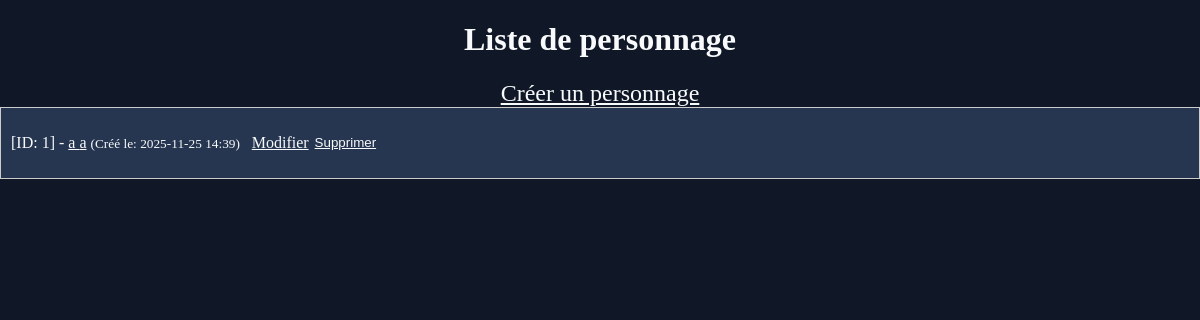
The app's page /, older data.
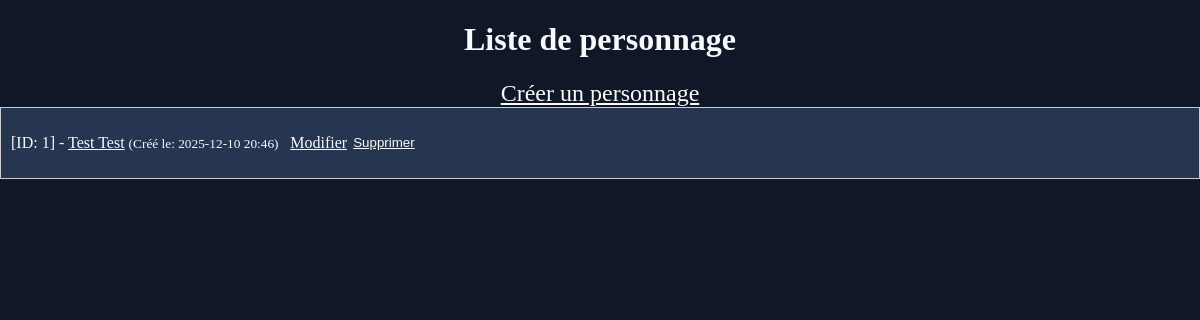
The same page, newer data.
### app.py (models this page shows, shortened)
class Character(db.Model):
    id = db.Column(db.Integer, primary_key=True)
    last_name = db.Column(db.String(200), nullable=False, default='Doe')
    name = db.Column(db.String(200), nullable=False, default='John')
    age = db.Column(db.Integer, nullable=False, default=20)
    race = db.Column(db.String(200), nullable=False, default='Humain')
    social_class = db.Column(db.String(200), nullable=False, default='Plébien')
    talent = db.Column(db.String(200), nullable=False, default='Aucun')
    adventurer_rank = db.Column(db.String(200), nullable=False, default='Aucun')
    strength = db.Column(db.String(200), nullable=False, default='E')
    speed = db.Column(db.String(200), nullable=False, default='E')
    resistance = db.Column(db.String(200), nullable=False, default='E')
    sword_style = db.Column(db.String(200), nullable=False, default='Aucun')
    smith_rank = db.Column(db.String(200), nullable=False, default='/')
    alchemy_rank = db.Column(db.String(200), nullable=False, default='/')
    mana_reserve = db.Column(db.String(200), nullable=False, default='Très faible')
    mana_zone = db.Column(db.String(200), nullable=False, default='/')
    magic_mastery = db.Column(db.String(2000), nullable=False, default='/')
    date_created = db.Column(db.DateTime, default=datetime.utcnow)
    skills = db.relationship('Skill', backref='owner', lazy='dynamic', cascade="all, delete-orphan")
    items = db.relationship('Item', backref='owner', lazy='dynamic', cascade="all, delete-orphan")

### app.py (the view)
@app.route("/", methods=["GET"])
def index():
    characters = Character.query.order_by(Character.date_created.desc()).all()
    return render_template("index.html", characters = characters)

### templates/index.html (shortened to what this page needs)
<!DOCTYPE html>
<html lang="fr">
<head>
    <link rel="stylesheet" href="{{ url_for('static', filename='css/style.css') }}">
</head>
<body>
    <h1 class="title">Liste de personnage</h1>
    <a href="{{ url_for('create')}}" class="create_button">Créer un personnage</a>
    {% for character in characters %}
        <div class="character_div">
            <p class="character-content">
                [ID: {{ character.id }}] - <a href="{{url_for('details', id=character.id)}}">{{ character.last_name }} {{character.name }}</a>
                <small>(Créé le: {{ character.date_created.strftime('%Y-%m-%d %H:%M') }})</small>
            </p>
            <p class="button">
                <a href="{{ url_for('update', id=character.id) }}" class="action-link update-link">Modifier</a>
                <form method="POST" action="{{ url_for('delete', id=character.id) }}" class="delete_button">
                    <button type="submit">Supprimer</button>
                </form>
            </p>
        </div>
    {% endfor %}
</body>
</html>

Row changes from the older to the newer data that the page shows:
changed Character id 1: last_name "a" → "Test"; name "a" → "Test"; date_created "2025-11-25 14:39" → "2025-12-10 20:46"
